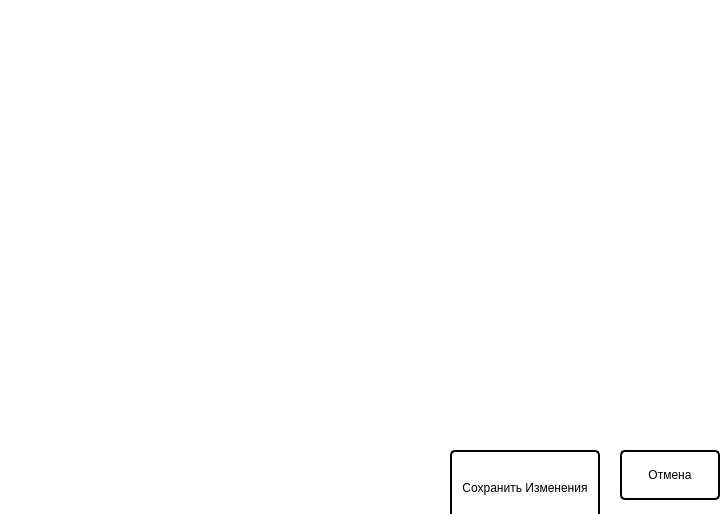
<?xml version="1.0" encoding="UTF-8"?>
<ui version="4.0">
 <class>Form</class>
 <widget class="QWidget" name="Form">
  <property name="geometry">
   <rect>
    <x>0</x>
    <y>0</y>
    <width>724</width>
    <height>514</height>
   </rect>
  </property>
  <property name="windowTitle">
   <string>Form</string>
  </property>
  <property name="autoFillBackground">
   <bool>false</bool>
  </property>
  <property name="styleSheet">
   <string notr="true">background-color: white;
</string>
  </property>
  <widget class="QPushButton" name="main_widget_button">
   <property name="geometry">
    <rect>
     <x>620</x>
     <y>450</y>
     <width>100</width>
     <height>50</height>
    </rect>
   </property>
   <property name="minimumSize">
    <size>
     <width>60</width>
     <height>35</height>
    </size>
   </property>
   <property name="styleSheet">
    <string notr="true">color: black;
border-radius: 5px;
border: 2px solid black</string>
   </property>
   <property name="text">
    <string>Отмена</string>
   </property>
  </widget>
  <widget class="QPushButton" name="save_widget_button">
   <property name="geometry">
    <rect>
     <x>450</x>
     <y>450</y>
     <width>150</width>
     <height>75</height>
    </rect>
   </property>
   <property name="minimumSize">
    <size>
     <width>150</width>
     <height>35</height>
    </size>
   </property>
   <property name="styleSheet">
    <string notr="true">color: black;
border-radius: 5px;
border: 2px solid black;
</string>
   </property>
   <property name="text">
    <string>Сохранить Изменения</string>
   </property>
  </widget>
 </widget>
 <resources/>
 <connections/>
</ui>
